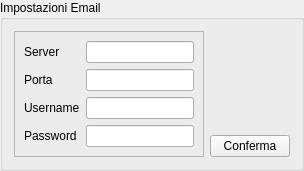
                   <widget class="QGroupBox" name="groupBox_6">
                    <property name="sizePolicy">
                     <sizepolicy hsizetype="Preferred" vsizetype="Maximum">
                      <horstretch>0</horstretch>
                      <verstretch>0</verstretch>
                     </sizepolicy>
                    </property>
                    <property name="title">
                     <string>Impostazioni Email</string>
                    </property>
                    <layout class="QHBoxLayout" name="horizontalLayout_5">
                     <item>
                      <widget class="QFrame" name="frame_8">
                       <property name="sizePolicy">
                        <sizepolicy hsizetype="Expanding" vsizetype="Maximum">
                         <horstretch>0</horstretch>
                         <verstretch>0</verstretch>
                        </sizepolicy>
                       </property>
                       <property name="frameShape">
                        <enum>QFrame::StyledPanel</enum>
                       </property>
                       <property name="frameShadow">
                        <enum>QFrame::Raised</enum>
                       </property>
                       <layout class="QFormLayout" name="formLayout_3">
                        <property name="fieldGrowthPolicy">
                         <enum>QFormLayout::ExpandingFieldsGrow</enum>
                        </property>
                        <item row="0" column="0">
                         <widget class="QLabel" name="label_3">
                          <property name="text">
                           <string>Server</string>
                          </property>
                         </widget>
                        </item>
                        <item row="0" column="1">
                         <widget class="QLineEdit" name="server_line"/>
                        </item>
                        <item row="1" column="0">
                         <widget class="QLabel" name="label_4">
                          <property name="text">
                           <string>Porta</string>
                          </property>
                         </widget>
                        </item>
                        <item row="1" column="1">
                         <widget class="QLineEdit" name="port_line"/>
                        </item>
                        <item row="2" column="0">
                         <widget class="QLabel" name="label">
                          <property name="text">
                           <string>Username</string>
                          </property>
                         </widget>
                        </item>
                        <item row="2" column="1">
                         <widget class="QLineEdit" name="email_line"/>
                        </item>
                        <item row="3" column="0">
                         <widget class="QLabel" name="label_2">
                          <property name="text">
                           <string>Password</string>
                          </property>
                         </widget>
                        </item>
                        <item row="3" column="1">
                         <widget class="QLineEdit" name="password_line">
                          <property name="echoMode">
                           <enum>QLineEdit::Password</enum>
                          </property>
                         </widget>
                        </item>
                       </layout>
                      </widget>
                     </item>
                     <item>
                      <layout class="QVBoxLayout" name="verticalLayout_7">
                       <item>
                        <spacer name="verticalSpacer_9">
                         <property name="orientation">
                          <enum>Qt::Vertical</enum>
                         </property>
                         <property name="sizeHint" stdset="0">
                          <size>
                           <width>20</width>
                           <height>20</height>
                          </size>
                         </property>
                        </spacer>
                       </item>
                       <item>
                        <widget class="QPushButton" name="Conferma_button">
                         <property name="text">
                          <string>Conferma</string>
                         </property>
                        </widget>
                       </item>
                      </layout>
                     </item>
                    </layout>
                   </widget>
